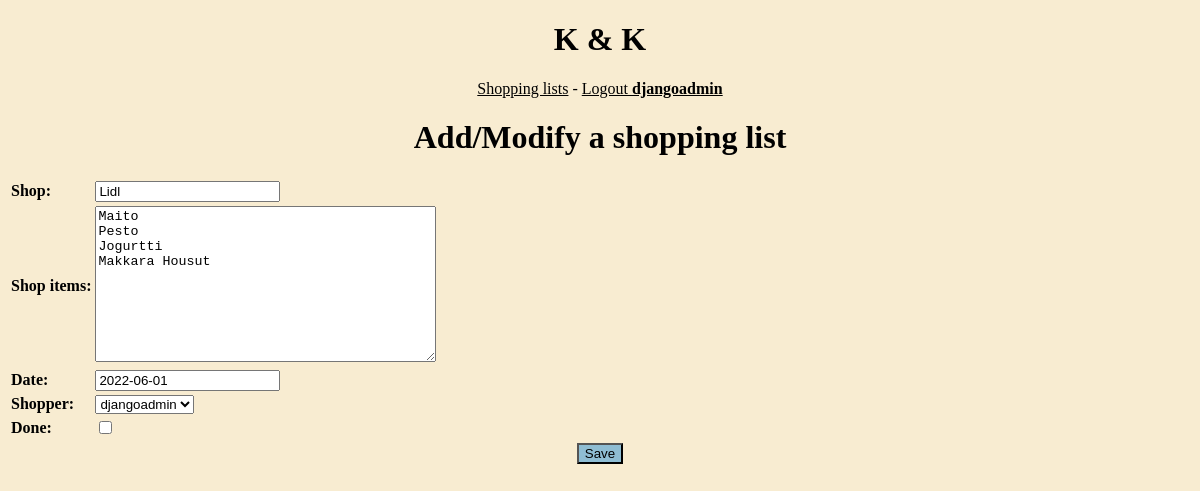
/shoppinglist/1/update/ (signed in), run on the app's committed database.
### list/models.py (models this page shows, shortened)
class List(models.Model):
    shop = models.CharField(max_length=100, default="")
    shop_items = models.TextField(default="")
    date = models.DateField(null=True, blank=True, default=datetime.today)
    shopper = models.ForeignKey(
            User,
            on_delete=models.CASCADE, default=""
        )
    done = models.BooleanField(default=False)

### list/views.py (the view)
# urls.py: path('shoppinglist/<int:pk>/update/', views.ShoppingUpdateView.as_view()),
class ShoppingUpdateView(LoginRequiredMixin, UpdateView):
    model = models.List
    fields = "__all__"

### list/templates/list/list_form.html
{% extends "list/base.html" %}
{% block content %}
	<h1>Add/Modify a shopping list</h1>
	<form method=post>{% csrf_token %}
		<table>
			{{ form.as_table }}
		</table>
		<input type="submit" id="formbutton" value="Save">
		<br>
	</form>
{% endblock content %}

### list/templates/list/base.html (shortened to what this page needs)
<!DOCTYPE html>
<html lang="en">
	<head>
	</head>
	<body>
		<div class="toolbar">
		<h1>K & K</h1>
			<p><a href="/shoppinglist">Shopping lists</a> -
			{% if user.is_authenticated %}
				<a href="/logout">Logout <b>{{ user.username }}</b></a>
			{% else %}
				<a href="/accounts/login">Login</a>
			{% endif %}
		</div>
		<div class="container_content">
			{% block content %}{% endblock content %}
		</div>
	</body>
</html>

### list/templates/list/base.html (style rules this page uses)
body { background: #F8ECD1; }
a { color: #000000; }
#formbutton { background: #8FBDD3; margin: 2px; text-align: left; }
.toolbar { text-align: center; }
.container_content { text-align: center; }
table { text-align: left; }

### data on the page
List: shop "Lidl", shop_items "Maito Pesto Jogurtti Makkara Housut", date "2022-06-01", shopper "djangoadmin"

### other printed values
{{ user.username }} "djangoadmin"
